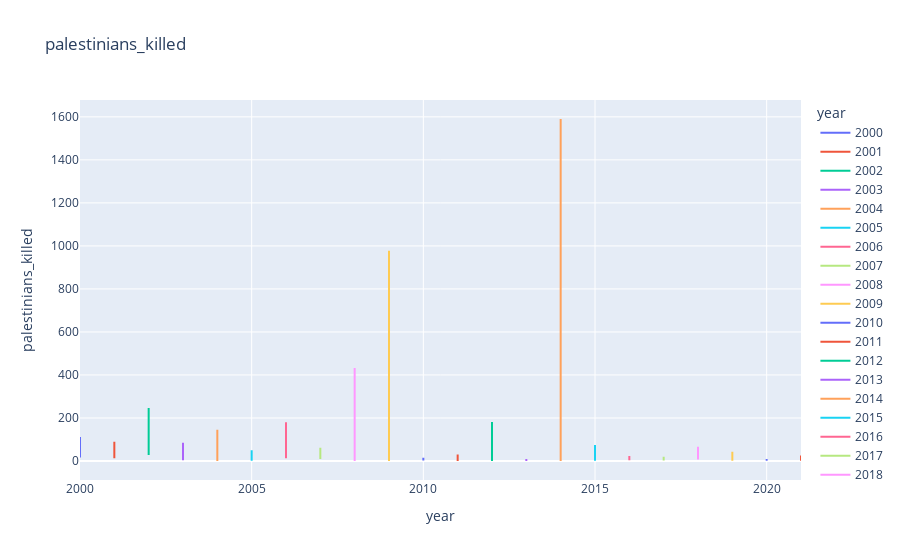

Notebook code cell kept with this figure:
### Code cell
# Palestinians Killed graph
df_palestinians = df[['year', 'palestinians_killed']].copy()
graph_palestinians = px.line(df_palestinians, x='year', y='palestinians_killed', color='year',
                            title='palestinians_killed')
graph_palestinians.show()

# Israelis Killed graph
df_israelis = df[['year', 'israelis_killed']].copy()
graph_israelis = px.line(df_israelis, x='year', y='israelis_killed', color='year',
                        title='israelis_killed')
graph_israelis.show()

### Figure 1 — Plotly figure (JSON) as saved in the notebook; plotly's stock layout.template omitted (floating-point values rounded to 4 significant figures)
{"data": [{"hovertemplate": "year=%{x}<br>palestinians_killed=%{y}<extra></extra>", "legendgroup": "2000", "line": {"color": "#636efa", "dash": "solid"}, "marker": {"symbol": "circle"}, "mode": "lines", "name": "2000", "orientation": "v", "showlegend": true, "type": "scatter", "x": [2000, 2000, 2000, 2000], "xaxis": "x", "y": [51, 112, 104, 16], "yaxis": "y"}, {"hovertemplate": "year=%{x}<br>palestinians_killed=%{y}<extra></extra>", "legendgroup": "2001", "line": {"color": "#EF553B", "dash": "solid"}, "marker": {"symbol": "circle"}, "mode": "lines", "name": "2001", "orientation": "v", "showlegend": true, "type": "scatter", "x": [2001, 2001, 2001, 2001, 2001, 2001, 2001, 2001, 2001, 2001, 2001, 2001], "xaxis": "x", "y": [67, 39, 89, 59, 37, 32, 13, 46, 23, 27, 19, 19], "yaxis": "y"}, {"hovertemplate": "year=%{x}<br>palestinians_killed=%{y}<extra></extra>", "legendgroup": "2002", "line": {"color": "#00cc96", "dash": "solid"}, "marker": {"symbol": "circle"}, "mode": "lines", "name": "2002", "orientation": "v", "showlegend": true, "type": "scatter", "x": [2002, 2002, 2002, 2002, 2002, 2002, 2002, 2002, 2002, 2002, 2002, 2002], "xaxis": "x", "y": [72, 46, 66, 51, 53, 43, 57, 48, 246, 237, 85, 28], "yaxis": "y"}, {"hovertemplate": "year=%{x}<br>palestinians_killed=%{y}<extra></extra>", "legendgroup": "2003", "line": {"color": "#ab63fa", "dash": "solid"}, "marker": {"symbol": "circle"}, "mode": "lines", "name": "2003", "orientation": "v", "showlegend": true, "type": "scatter", "x": [2003, 2003, 2003, 2003, 2003, 2003, 2003, 2003, 2003, 2003, 2003, 2003], "xaxis": "x", "y": [48, 30, 58, 29, 26, 4, 59, 61, 59, 85, 69, 60], "yaxis": "y"}, {"hovertemplate": "year=%{x}<br>palestinians_killed=%{y}<extra></extra>", "legendgroup": "2004", "line": {"color": "#FFA15A", "dash": "solid"}, "marker": {"symbol": "circle"}, "mode": "lines", "name": "2004", "orientation": "v", "showlegend": true, "type": "scatter", "x": [2004, 2004, 2004, 2004, 2004, 2004, 2004, 2004, 2004, 2004, 2004, 2004], "xaxis": "x", "y": [61, 42, 145, 112, 39, 0, 59, 113, 55, 79, 54, 27], "yaxis": "y"}, {"hovertemplate": "year=%{x}<br>palestinians_killed=%{y}<extra></extra>", "legendgroup": "2005", "line": {"color": "#19d3f3", "dash": "solid"}, "marker": {"symbol": "circle"}, "mode": "lines", "name": "2005", "orientation": "v", "showlegend": true, "type": "scatter", "x": [2005, 2005, 2005, 2005, 2005, 2005, 2005, 2005, 2005, 2005, 2005, 2005], "xaxis": "x", "y": [20, 15, 22, 17, 11, 25, 5, 10, 5, 1, 9, 50], "yaxis": "y"}, {"hovertemplate": "year=%{x}<br>palestinians_killed=%{y}<extra></extra>", "legendgroup": "2006", "line": {"color": "#FF6692", "dash": "solid"}, "marker": {"symbol": "circle"}, "mode": "lines", "name": "2006", "orientation": "v", "showlegend": true, "type": "scatter", "x": [2006, 2006, 2006, 2006, 2006, 2006, 2006, 2006, 2006, 2006, 2006, 2006], "xaxis": "x", "y": [14, 134, 61, 32, 74, 180, 43, 37, 31, 15, 31, 13], "yaxis": "y"}, {"hovertemplate": "year=%{x}<br>palestinians_killed=%{y}<extra></extra>", "legendgroup": "2007", "line": {"color": "#B6E880", "dash": "solid"}, "marker": {"symbol": "circle"}, "mode": "lines", "name": "2007", "orientation": "v", "showlegend": true, "type": "scatter", "x": [2007, 2007, 2007, 2007, 2007, 2007, 2007, 2007, 2007, 2007, 2007, 2007], "xaxis": "x", "y": [61, 31, 36, 34, 47, 27, 40, 62, 16, 9, 12, 10], "yaxis": "y"}, {"hovertemplate": "year=%{x}<br>palestinians_killed=%{y}<extra></extra>", "legendgroup": "2008", "line": {"color": "#FF97FF", "dash": "solid"}, "marker": {"symbol": "circle"}, "mode": "lines", "name": "2008", "orientation": "v", "showlegend": true, "type": "scatter", "x": [2008, 2008, 2008, 2008, 2008, 2008, 2008, 2008, 2008, 2008, 2008, 2008], "xaxis": "x", "y": [432, 15, 4, 3, 0, 8, 30, 40, 72, 114, 79, 89], "yaxis": "y"}, {"hovertemplate": "year=%{x}<br>palestinians_killed=%{y}<extra></extra>", "legendgroup": "2009", "line": {"color": "#FECB52", "dash": "solid"}, "marker": {"symbol": "circle"}, "mode": "lines", "name": "2009", "orientation": "v", "showlegend": true, "type": "scatter", "x": [2009, 2009, 2009, 2009, 2009, 2009, 2009, 2009, 2009, 2009, 2009, 2009], "xaxis": "x", "y": [6, 1, 0, 9, 6, 2, 4, 6, 6, 9, 9, 978], "yaxis": "y"}, {"hovertemplate": "year=%{x}<br>palestinians_killed=%{y}<extra></extra>", "legendgroup": "2010", "line": {"color": "#636efa", "dash": "solid"}, "marker": {"symbol": "circle"}, "mode": "lines", "name": "2010", "orientation": "v", "showlegend": true, "type": "scatter", "x": [2010, 2010, 2010, 2010, 2010, 2010, 2010, 2010, 2010, 2010, 2010, 2010], "xaxis": "x", "y": [13, 3, 6, 13, 2, 5, 15, 2, 5, 8, 2, 8], "yaxis": "y"}, {"hovertemplate": "year=%{x}<br>palestinians_killed=%{y}<extra></extra>", "legendgroup": "2011", "line": {"color": "#EF553B", "dash": "solid"}, "marker": {"symbol": "circle"}, "mode": "lines", "name": "2011", "orientation": "v", "showlegend": true, "type": "scatter", "x": [2011, 2011, 2011, 2011, 2011, 2011, 2011, 2011, 2011, 2011, 2011, 2011], "xaxis": "x", "y": [8, 4, 12, 2, 30, 4, 0, 2, 24, 15, 6, 10], "yaxis": "y"}, {"hovertemplate": "year=%{x}<br>palestinians_killed=%{y}<extra></extra>", "legendgroup": "2012", "line": {"color": "#00cc96", "dash": "solid"}, "marker": {"symbol": "circle"}, "mode": "lines", "name": "2012", "orientation": "v", "showlegend": true, "type": "scatter", "x": [2012, 2012, 2012, 2012, 2012, 2012, 2012, 2012, 2012, 2012, 2012, 2012], "xaxis": "x", "y": [2, 181, 12, 8, 1, 3, 15, 0, 1, 28, 2, 2], "yaxis": "y"}, {"hovertemplate": "year=%{x}<br>palestinians_killed=%{y}<extra></extra>", "legendgroup": "2013", "line": {"color": "#ab63fa", "dash": "solid"}, "marker": {"symbol": "circle"}, "mode": "lines", "name": "2013", "orientation": "v", "showlegend": true, "type": "scatter", "x": [2013, 2013, 2013, 2013, 2013, 2013, 2013, 2013, 2013, 2013, 2013, 2013], "xaxis": "x", "y": [5, 9, 4, 2, 6, 1, 0, 0, 3, 2, 1, 5], "yaxis": "y"}, {"hovertemplate": "year=%{x}<br>palestinians_killed=%{y}<extra></extra>", "legendgroup": "2014", "line": {"color": "#FFA15A", "dash": "solid"}, "marker": {"symbol": "circle"}, "mode": "lines", "name": "2014", "orientation": "v", "showlegend": true, "type": "scatter", "x": [2014, 2014, 2014, 2014, 2014, 2014, 2014, 2014, 2014, 2014, 2014, 2014], "xaxis": "x", "y": [5, 8, 8, 20, 614, 1590, 10, 3, 0, 12, 3, 6], "yaxis": "y"}, {"hovertemplate": "year=%{x}<br>palestinians_killed=%{y}<extra></extra>", "legendgroup": "2015", "line": {"color": "#19d3f3", "dash": "solid"}, "marker": {"symbol": "circle"}, "mode": "lines", "name": "2015", "orientation": "v", "showlegend": true, "type": "scatter", "x": [2015, 2015, 2015, 2015, 2015, 2015, 2015, 2015, 2015, 2015, 2015, 2015], "xaxis": "x", "y": [40, 34, 74, 4, 9, 7, 3, 1, 7, 1, 4, 4], "yaxis": "y"}, {"hovertemplate": "year=%{x}<br>palestinians_killed=%{y}<extra></extra>", "legendgroup": "2016", "line": {"color": "#FF6692", "dash": "solid"}, "marker": {"symbol": "circle"}, "mode": "lines", "name": "2016", "orientation": "v", "showlegend": true, "type": "scatter", "x": [2016, 2016, 2016, 2016, 2016, 2016, 2016, 2016, 2016, 2016, 2016, 2016], "xaxis": "x", "y": [5, 6, 8, 11, 3, 9, 7, 3, 3, 23, 17, 20], "yaxis": "y"}, {"hovertemplate": "year=%{x}<br>palestinians_killed=%{y}<extra></extra>", "legendgroup": "2017", "line": {"color": "#B6E880", "dash": "solid"}, "marker": {"symbol": "circle"}, "mode": "lines", "name": "2017", "orientation": "v", "showlegend": true, "type": "scatter", "x": [2017, 2017, 2017, 2017, 2017, 2017, 2017, 2017, 2017, 2017, 2017, 2017], "xaxis": "x", "y": [18, 2, 13, 2, 2, 20, 8, 6, 5, 7, 6, 7], "yaxis": "y"}, {"hovertemplate": "year=%{x}<br>palestinians_killed=%{y}<extra></extra>", "legendgroup": "2018", "line": {"color": "#FF97FF", "dash": "solid"}, "marker": {"symbol": "circle"}, "mode": "lines", "name": "2018", "orientation": "v", "showlegend": true, "type": "scatter", "x": [2018, 2018, 2018, 2018, 2018, 2018, 2018, 2018, 2018, 2018, 2018, 2018], "xaxis": "x", "y": [14, 25, 32, 25, 16, 24, 18, 66, 34, 20, 9, 7], "yaxis": "y"}, {"hovertemplate": "year=%{x}<br>palestinians_killed=%{y}<extra></extra>", "legendgroup": "2019", "line": {"color": "#FECB52", "dash": "solid"}, "marker": {"symbol": "circle"}, "mode": "lines", "name": "2019", "orientation": "v", "showlegend": true, "type": "scatter", "x": [2019, 2019, 2019, 2019, 2019, 2019, 2019, 2019, 2019, 2019, 2019, 2019], "xaxis": "x", "y": [1, 43, 3, 5, 11, 4, 3, 33, 8, 21, 8, 9], "yaxis": "y"}, {"hovertemplate": "year=%{x}<br>palestinians_killed=%{y}<extra></extra>", "legendgroup": "2020", "line": {"color": "#636efa", "dash": "solid"}, "marker": {"symbol": "circle"}, "mode": "lines", "name": "2020", "orientation": "v", "showlegend": true, "type": "scatter", "x": [2020, 2020, 2020, 2020, 2020, 2020, 2020, 2020, 2020, 2020, 2020, 2020], "xaxis": "x", "y": [2, 2, 2, 1, 3, 1, 1, 4, 1, 2, 9, 6], "yaxis": "y"}, {"hovertemplate": "year=%{x}<br>palestinians_killed=%{y}<extra></extra>", "legendgroup": "2021", "line": {"color": "#EF553B", "dash": "solid"}, "marker": {"symbol": "circle"}, "mode": "lines", "name": "2021", "orientation": "v", "showlegend": true, "type": "scatter", "x": [2021, 2021, 2021, 2021, 2021], "xaxis": "x", "y": [4, 1, 4, 1, 26], "yaxis": "y"}], "layout": {"legend": {"title": {"text": "year"}, "tracegroupgap": 0}, "title": {"text": "palestinians_killed"}, "xaxis": {"anchor": "y", "categoryarray": [2000, 2001, 2002, 2003, 2004, 2005, 2006, 2007, 2008, 2009, 2010, 2011, 2012, 2013, 2014, 2015, 2016, 2017, 2018, 2019, 2020, 2021], "categoryorder": "array", "domain": [0, 1], "title": {"text": "year"}}, "yaxis": {"anchor": "x", "domain": [0, 1], "title": {"text": "palestinians_killed"}}}}
